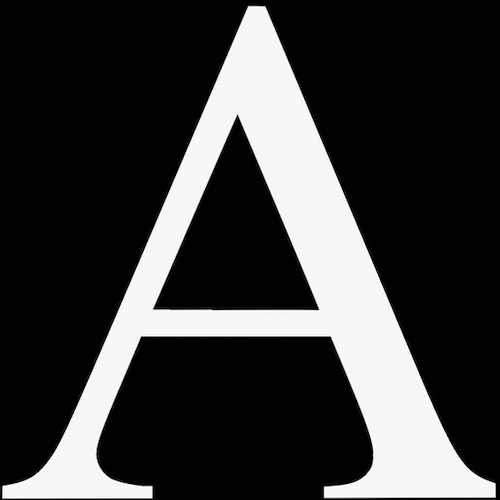
#> input picture base_images/A.jpeg, 500 x 500 px; its folder holds only this picture in this run
$ jupyter execute --allow-errors human_experiments.ipynb
#> lines starting #> are read from the running program, lines starting #| are printed output that depends on the picture
### utils/global_props.py
# Image attributes
IMAGE_WIDTH = 64
IMAGE_HIGHT = 64


# Letters being used
ALL_LETTERS = ["A", "B", "C", "D"]


def get_all_letters():
    global ALL_LETTERS
    return ALL_LETTERS


# Data set sizes
DATA_SET_SIZE = 800


def set_data_size(size):
    global DATA_SET_SIZE
    DATA_SET_SIZE = size


def get_data_size():
    global DATA_SET_SIZE
    return DATA_SET_SIZE


SAMPLE_SIZE = 5  # Number of pictures to be shown


def set_sample_size(size):
    global SAMPLE_SIZE
    SAMPLE_SIZE = size


def get_sample_size():
    global SAMPLE_SIZE
    return SAMPLE_SIZE


SAMPLE_ATTEMPTS = 200  # Number of itterations of AI argmin

# Run overwrites this value.
# Move SAMPLE_ATTEMPTS_LITS TO THIS FILE(?)


# [7 lines left out: function set_sample_attempts, not called in this run]


def get_sample_attempts():
    global SAMPLE_ATTEMPTS
    return SAMPLE_ATTEMPTS


# [13 lines left out: functions booleanFunctionDefiniton, score_function, not called in this run]


e = float("inf")  # complexity


def set_e(value):
    global e
    e = value


def get_e():
    global e
    return e


B = float("inf")  # compatibility


def set_B(value):
    global B
    B = value


def get_B():
    global B
    return B


mu = 100


def set_mu(value):
    global mu
    mu = value


def get_mu():
    global mu
    return mu


# [4 lines left out: function set_e_b_mu, not called in this run]

### models/trainModel.py
from sklearn import metrics
from utils.dataset import load_dataset
from sklearn.model_selection import train_test_split
from PIL import Image
import matplotlib.pyplot as plt
from tensorflow import keras
import numpy as np
from models.abstract_model import AbstractModel
from models.loadModel import LoadModel

from utils.dataset import sub_sample


# [71 lines left out: functions train_test_validation_split, run, not called in this run]


def load_model(name: str) -> AbstractModel:
    """
    name: Custom name of ai model
    model_name: Name of the model used, CNN or NN
    """
    ai_model_keras = keras.models.load_model(f'models/savedModels/{name}')
    ai_model = LoadModel(name=name, model=ai_model_keras)
    return ai_model


"""
def run_preloaded():
    # Get the data
    X,Y = load_dataset()

    #Split into train, test, and validation datasets
    train_X, X, train_Y, Y = train_test_split(X,Y, stratify=Y, random_state=13)
    valid_X, test_X, valid_Y, test_Y = train_test_split(X,Y, stratify=Y, random_state=13)


    # load model
    model = keras.models.load_model('CNN/savedModels/FirstTest')

    #plot_history(history)
    disply_confusion_matrix(model, valid_X, valid_Y)

    print(model.score(test_X, test_Y))
"""


# [27 lines left out: functions plot_history, disply_confusion_matrix, not called in this run]


# [2 lines that do not run on import are left out]

### human_experiments.ipynb
<h1> Finding a good de-noised image</h1>

<h3> Some properties of the full image</h3>

[cell 1]
from utils.global_props import get_all_letters
background_x = 1200
background_y = 1200

alphabet_size = len(get_all_letters())

[cell 2]
from PIL import Image
def load_base_image(letter):
#> called with letter = 'A'
    img = Image.open(f"base_images/{letter}.jpeg")
#> img is the input picture: PIL image 500x500 RGB; min 0, max 255, mean 57.6
    return img

[cell 3]
def make_de_noised_image(image:str, save_file_name="", verbose=False):
    all_letters = sorted(list(image))
    # Load images per letter
    all_letters_images = [load_base_image(l) for l in all_letters]
#> all_letters_images = 1 item

    #Space between letters and border
    offset = 10
    new_letter_size = (background_x-offset*(alphabet_size+1))//alphabet_size
    # Resize the letter to fit the larger image
    all_letters_images = [image.resize([new_letter_size,new_letter_size]) for image in all_letters_images]

    background = Image.new('RGB',(background_x,background_y))
#> background: PIL image 1200x1200 RGB; every value is 0

    x_offset_total = int(background_x // 2 - offset*1/2*(len(image)-1) - len(image)*new_letter_size/2)
    x_offset_each = offset + new_letter_size
    y_offset = int(background_y // 2 - new_letter_size // 2)

    curr_x = x_offset_total
    for letter_img in all_letters_images:
        background.paste(letter_img, [curr_x, y_offset])
        curr_x += x_offset_each
#> this loop made 1 pass
#> curr_x on pass 1: 753
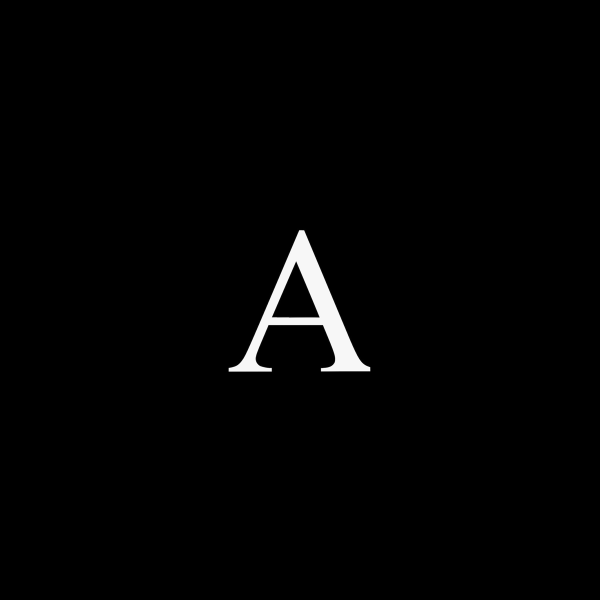
#> background: PIL image 1200x1200 RGB (shown at 1/2 size); min 0, max 255, mean 3.3
#> after the loop, curr_x = 753
    if verbose:
        background.show()

    if save_file_name != "":
        background.save(f"base_images/simple_images/{save_file_name}.png")
    return background

[cell 4]
make_de_noised_image("A")

<h2> The above code can convert one image to a simplified version </h2>

[cell 5]
from PIL import Image
def load_question_template():
    img = Image.open("base_images/base_question/question_template.png")
    return img

[cell 6]
# [55 lines left out: function place_images_in_boxes, not called in this run]

[cell 7]
from human_experiments.find_teachingset import get_images_matching_teaching_set as get_images
# [15 lines left out: function generate_question_from_ts, not called in this run]

[cell 8]
def res_converter(result:str):
#> called with result = '-A,1-0'
    labels,values = result.split(",")
#> labels = '-A'; values = '1-0'
    labels = labels.split("-")
#> labels = ['', 'A']
    values = values.split("-")
#> values = ['1', '0']
    ts = []
    for label,value in zip(labels,values):
        ts.append((label,value=="1"))
#> this loop made 2 passes
#> (label, value) on passes 1 to 2: ('', '1'), ('A', '0')
#> after the loop, ts = [('', True), ('A', False)]
    return ts

[cell 9]
ts = res_converter("-A,1-0")
#> ts = [('', True), ('A', False)]

[cell 10]
from models.trainModel import load_model
#> (the rest of this cell did not finish here and is left out)
